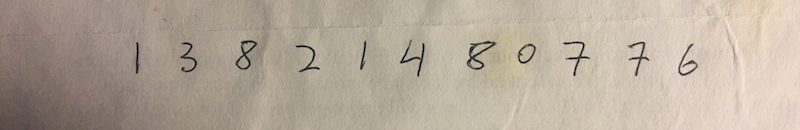
#> input picture caseStudyHandwritingRecognition/data/img1.jpg, 800 x 130 px
$ python masking.py --image ../caseStudyHandwritingRecognition/data/img1.jpg
#> lines starting #> are read from the running program, lines starting #| are printed output that depends on the picture; after the words box and inside, x2 and y2 are one past the last pixel; in counts of white or black regions, pixels touching at a corner belong together
import numpy as np
import argparse
import cv2

ap = argparse.ArgumentParser()
ap.add_argument('-i', '--image', required=True, help='Path to the image')
args = vars(ap.parse_args())

image = cv2.imread(args['image'])
#> image is the input picture: shape (130, 800, 3); mean B, G, R 154.4, 169.2, 181.1
cv2.imshow('Original', image)

mask = np.zeros(image.shape[:2], dtype='uint8')
cv2.rectangle(mask, (200, 60), (298, 160), 255, -1)
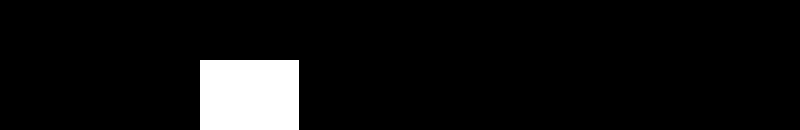
#> mask: shape (130, 800); 6.7% white; 1 white region, box (x1, y1, x2, y2) and area: (200, 60, 299, 130) 6930
cv2.imshow('Mask', mask)

masked = cv2.bitwise_and(image, image, mask=mask)
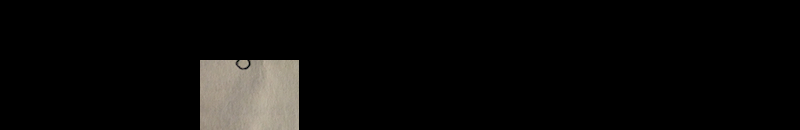
#> masked: shape (130, 800, 3); mean B, G, R 9.3, 10.3, 11
cv2.imshow('Mask Applied to Image', masked)
cv2.waitKey(0)

mask = np.zeros(image.shape[:2], dtype='uint8')
cv2.circle(mask, (249, 110), 49, 255, -1)
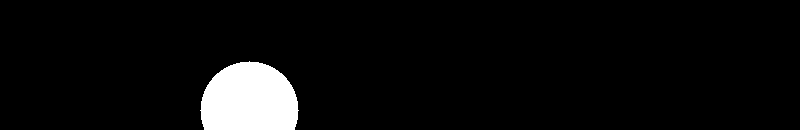
#> mask: shape (130, 800); 5.4% white; 1 white region, box (x1, y1, x2, y2) and area: (200, 61, 299, 130) 5617
masked = cv2.bitwise_and(image, image, mask=mask)
cv2.imshow('Mask', mask)
cv2.imshow('Mask Applied to Image', masked)
cv2.waitKey(0)
